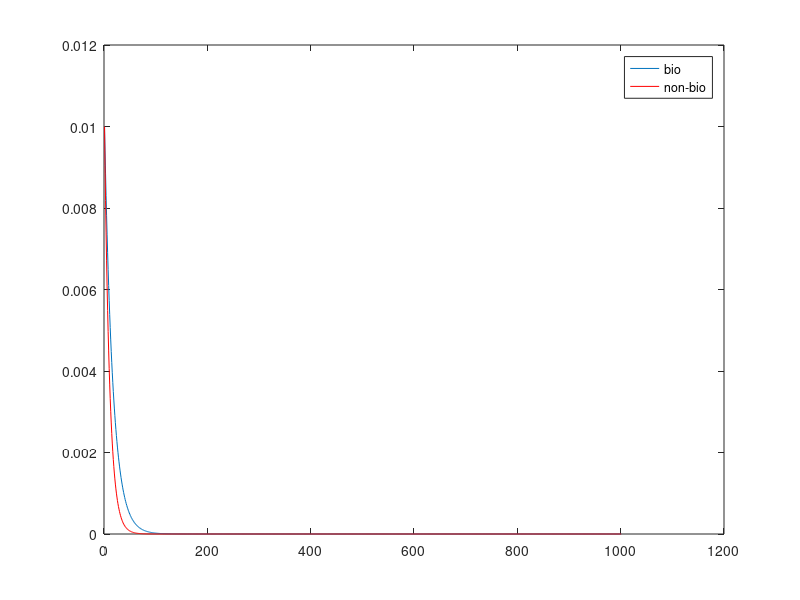

Recreate this plot in MATLAB.
format longEng
clear all;
close all

w = 0.1;
C0 = 0.1;
k=0.1;
DC1 = 0.10;
DC2 = 0.0;
por = 0.85;

zbio = 100;
zinf = 100;

a1=(w-sqrt(w^2+4*DC1*k))/(2*DC1);
b1=(w+sqrt(w^2+4*DC1*k))/(2*DC1);
A1= C0; %-(C0*b1*exp(b1*zbio))/(a1*exp(a1*zbio)-b1*exp(b1*zbio));% for C(inf) = 0: C0;

a2= -k/w;

Int_bio = k* (A1/a1*exp(a1*zinf)-A1/a1) %k*( (A1*(exp(a1*zinf)/a1 - exp(b1*zinf)/b1)) + C0/b1 * exp(b1*zinf) - (A1*(1/a1 - 1/b1)+ C0/b1)) % for C(inf) = 0:  k* (A1/a1*exp(a1*zinf)-A1/a1)%

Int_nonbio = k*((C0/a2*exp(a2*zinf)) - C0/a2)

for i=1:1:1001
    z = (i-1)/10;
    C(i) = k*(A1*exp(a1*z));
    C2(i) = k*(C0*exp(a2*z));
end

figure
plot(C)
hold on
plot(C2, 'r')
legend('bio', 'non-bio')
hold off

for i=1:100000
    DC1v(i)=1/i;
    a2v(i)=a2;
a1v(i)=(w-sqrt(w^2+4*DC1v(i)*k))/(2*DC1v(i));
end
% c1=a1;
% a1=b1;
% b1=c1;

Fnonbio =C0*(1-por)*w;
C0bio= Fnonbio/((1-por)*(w-DC1*a1));% for C(inf) = 0: 
%C0bio = (Fnonbio + (1-por)*DC1*A1/a1 - (1-por)*DC1*A1/b1)*1/((1-por)*w-(1-por)*DC1/b1);
%N1=b1*exp(b1*zbio)/(a1*exp(a1*zbio)-b1*exp(b1*zbio));
%N2=DC1/(w-DC1/b1);
%N3=(1/a1-1/b1);
%C0bio = Fnonbio/((1-por)*(w-DC1/b1)) * 1/(1+N1*N2*N3);


A1=C0bio; %-(C0bio*b1*exp(b1*zbio))/(a1*exp(a1*zbio)-b1*exp(b1*zbio)); % for C(inf) = 0: C0bio;
Int_bio_new = k* (A1/a1*exp(a1*zinf)-A1/a1) %k*( (A1*(exp(a1*zinf)/a1 - exp(b1*zinf)/b1)) + C0bio/b1 * exp(b1*zinf) - (A1*(1/a1 - 1/b1)+ C0bio/b1)) % for C(inf) = 0:   
